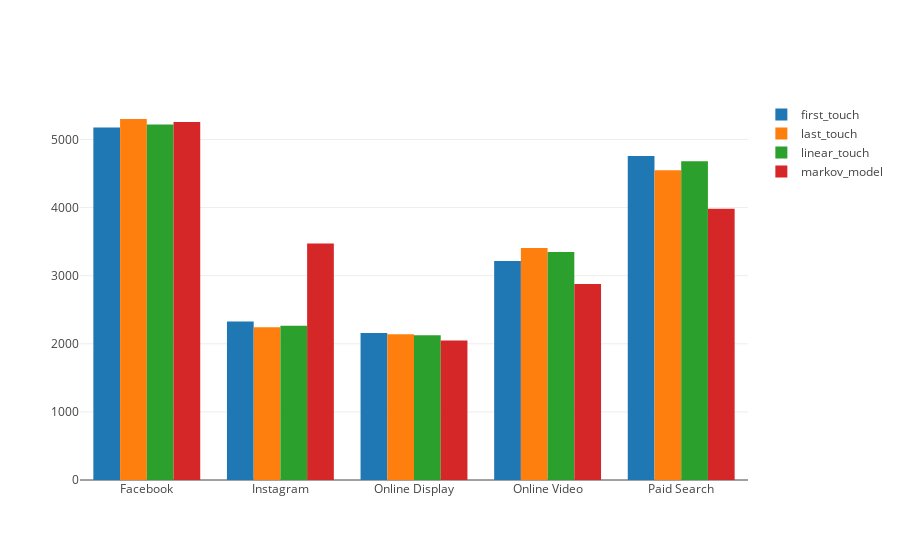

The cell this chart's notebook holds for it:
### Code cell
R=pd.merge(H,M,on="channel_name",how="inner")
R1=R[["channel_name","first_touch_conversions","last_touch_conversions",\
"linear_touch_conversions","total_conversions"]]
R1.columns=["channel_name","first_touch","last_touch","linear_touch","markov_model"]

R1=pd.melt(R1, id_vars="channel_name")

data = [dict(type = "histogram", histfunc="sum",x = R1.channel_name, y = R1.value,
             transforms = [dict(type = "groupby", groups = R1.variable,)],)]

fig = dict({"data":data}) 
pio.show(fig,validate=False)

### Figure 1 — Plotly figure (JSON) as saved in the notebook; plotly's stock layout.template omitted (floating-point values rounded to 4 significant figures)
{"data": [{"histfunc": "sum", "transforms": [{"groups": ["first_touch", "first_touch", "first_touch", "first_touch", "first_touch", "last_touch", "last_touch", "last_touch", "last_touch", "last_touch", "linear_touch", "linear_touch", "linear_touch", "linear_touch", "linear_touch", "markov_model", "markov_model", "markov_model", "markov_model", "markov_model"], "type": "groupby"}], "type": "histogram", "x": ["Facebook", "Instagram", "Online Display", "Online Video", "Paid Search", "Facebook", "Instagram", "Online Display", "Online Video", "Paid Search", "Facebook", "Instagram", "Online Display", "Online Video", "Paid Search", "Facebook", "Instagram", "Online Display", "Online Video", "Paid Search"], "y": [5177, 2329, 2160, 3216, 4757, 5301, 2244, 2139, 3408, 4547, 5219.0, 2265.0, 2124.0, 3349.0, 4681.0, 5258.0, 3471.0, 2048.0, 2878.0, 3984.0]}], "layout": {}}
